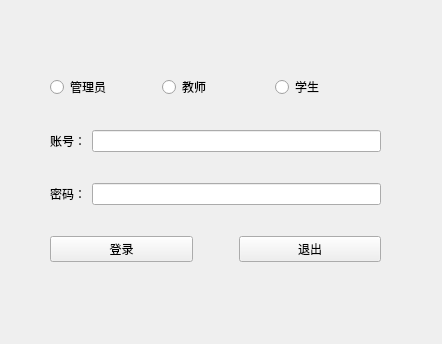
<?xml version="1.0" encoding="UTF-8"?>
<ui version="4.0">
 <class>Login</class>
 <widget class="QMainWindow" name="Login">
  <property name="geometry">
   <rect>
    <x>0</x>
    <y>0</y>
    <width>442</width>
    <height>344</height>
   </rect>
  </property>
  <property name="windowTitle">
   <string>Login</string>
  </property>
  <widget class="QWidget" name="centralwidget">
   <widget class="QWidget" name="verticalLayoutWidget">
    <property name="geometry">
     <rect>
      <x>50</x>
      <y>50</y>
      <width>331</width>
      <height>241</height>
     </rect>
    </property>
    <layout class="QVBoxLayout" name="verticalLayout">
     <item>
      <layout class="QHBoxLayout" name="horizontalLayout_3">
       <item>
        <widget class="QRadioButton" name="radioButton_admin">
         <property name="text">
          <string>管理员</string>
         </property>
        </widget>
       </item>
       <item>
        <widget class="QRadioButton" name="radioButton_tech">
         <property name="text">
          <string>教师</string>
         </property>
        </widget>
       </item>
       <item>
        <widget class="QRadioButton" name="radioButton_stu">
         <property name="text">
          <string>学生</string>
         </property>
        </widget>
       </item>
      </layout>
     </item>
     <item>
      <layout class="QHBoxLayout" name="horizontalLayout">
       <item>
        <widget class="QLabel" name="label">
         <property name="enabled">
          <bool>true</bool>
         </property>
         <property name="text">
          <string>账号：</string>
         </property>
        </widget>
       </item>
       <item>
        <widget class="QLineEdit" name="lineEdit_acc"/>
       </item>
      </layout>
     </item>
     <item>
      <layout class="QHBoxLayout" name="horizontalLayout_2">
       <item>
        <widget class="QLabel" name="label_2">
         <property name="text">
          <string>密码：</string>
         </property>
        </widget>
       </item>
       <item>
        <widget class="QLineEdit" name="lineEdit_pw"/>
       </item>
      </layout>
     </item>
     <item>
      <layout class="QHBoxLayout" name="horizontalLayout_5">
       <item>
        <widget class="QPushButton" name="pushButton_login">
         <property name="text">
          <string>登录</string>
         </property>
        </widget>
       </item>
       <item>
        <spacer name="horizontalSpacer">
         <property name="orientation">
          <enum>Qt::Horizontal</enum>
         </property>
         <property name="sizeType">
          <enum>QSizePolicy::Fixed</enum>
         </property>
         <property name="sizeHint" stdset="0">
          <size>
           <width>40</width>
           <height>10</height>
          </size>
         </property>
        </spacer>
       </item>
       <item>
        <widget class="QPushButton" name="pushButton_quit">
         <property name="text">
          <string>退出</string>
         </property>
        </widget>
       </item>
      </layout>
     </item>
    </layout>
   </widget>
  </widget>
 </widget>
 <resources/>
 <connections/>
</ui>
